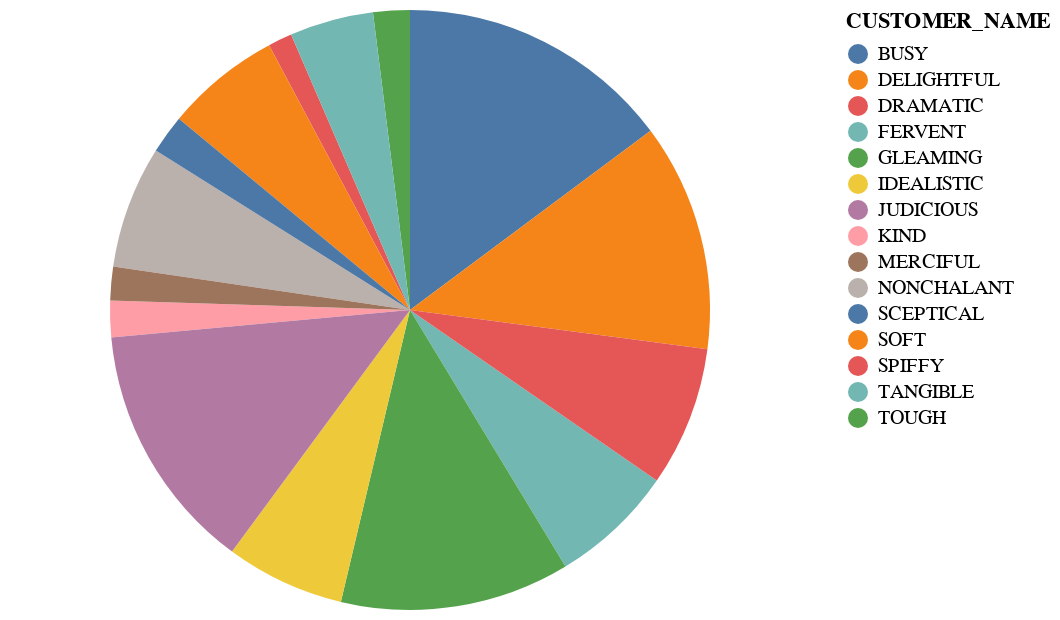

Write notebook code for a chart like this one.
### Code cell
import altair as alt
alt.Chart(co).mark_arc().encode(
    theta=alt.Theta(field="MEAN", type="quantitative"),
    color=alt.Color(field="CUSTOMER_NAME", type="nominal"),
)

### Figure 1 — Vega-Lite specification as saved in the notebook (floating-point values rounded to 4 significant figures)
{"config": {"view": {"continuousWidth": 400, "continuousHeight": 300}}, "data": {"name": "data-0e9d00940b3bf789edec1addc0338b63"}, "mark": "arc", "encoding": {"color": {"field": "CUSTOMER_NAME", "type": "nominal"}, "theta": {"field": "MEAN", "type": "quantitative"}}, "$schema": "https://vega.github.io/schema/vega-lite/v4.17.0.json", "datasets": {"data-0e9d00940b3bf789edec1addc0338b63": [{"CUSTOMER_NAME": "SPIFFY", "MEAN": 3.762}, {"CUSTOMER_NAME": "NONCHALANT", "MEAN": 19.19}, {"CUSTOMER_NAME": "SOFT", "MEAN": 18.06}, {"CUSTOMER_NAME": "BUSY", "MEAN": 43.03}, {"CUSTOMER_NAME": "FERVENT", "MEAN": 19.48}, {"CUSTOMER_NAME": "GLEAMING", "MEAN": 35.95}, {"CUSTOMER_NAME": "IDEALISTIC", "MEAN": 18.61}, {"CUSTOMER_NAME": "DELIGHTFUL", "MEAN": 35.67}, {"CUSTOMER_NAME": "TOUGH", "MEAN": 5.729}, {"CUSTOMER_NAME": "TANGIBLE", "MEAN": 13.12}, {"CUSTOMER_NAME": "DRAMATIC", "MEAN": 21.91}, {"CUSTOMER_NAME": "KIND", "MEAN": 5.717}, {"CUSTOMER_NAME": "JUDICIOUS", "MEAN": 39.0}, {"CUSTOMER_NAME": "SCEPTICAL", "MEAN": 6.073}, {"CUSTOMER_NAME": "MERCIFUL", "MEAN": 5.261}]}}
